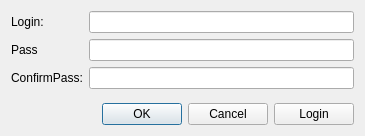
<?xml version="1.0" encoding="UTF-8"?>
<ui version="4.0">
 <class>RegistrationForm</class>
 <widget class="QWidget" name="RegistrationForm">
  <property name="geometry">
   <rect>
    <x>0</x>
    <y>0</y>
    <width>365</width>
    <height>136</height>
   </rect>
  </property>
  <property name="maximumSize">
   <size>
    <width>365</width>
    <height>136</height>
   </size>
  </property>
  <property name="windowTitle">
   <string>Form</string>
  </property>
  <layout class="QVBoxLayout" name="verticalLayout">
   <item>
    <layout class="QFormLayout" name="formLayout">
     <item row="0" column="0">
      <widget class="QLabel" name="label">
       <property name="text">
        <string>Login:</string>
       </property>
      </widget>
     </item>
     <item row="2" column="0">
      <widget class="QLabel" name="label_2">
       <property name="text">
        <string>ConfirmPass:</string>
       </property>
      </widget>
     </item>
     <item row="1" column="0">
      <widget class="QLabel" name="label_3">
       <property name="text">
        <string>Pass</string>
       </property>
      </widget>
     </item>
     <item row="0" column="1">
      <widget class="QLineEdit" name="loginEdit"/>
     </item>
     <item row="1" column="1">
      <widget class="QLineEdit" name="passEdit">
       <property name="echoMode">
        <enum>QLineEdit::Password</enum>
       </property>
      </widget>
     </item>
     <item row="2" column="1">
      <widget class="QLineEdit" name="confirmPassEdit">
       <property name="echoMode">
        <enum>QLineEdit::Password</enum>
       </property>
      </widget>
     </item>
    </layout>
   </item>
   <item>
    <spacer name="verticalSpacer">
     <property name="orientation">
      <enum>Qt::Vertical</enum>
     </property>
     <property name="sizeHint" stdset="0">
      <size>
       <width>20</width>
       <height>40</height>
      </size>
     </property>
    </spacer>
   </item>
   <item>
    <layout class="QHBoxLayout" name="horizontalLayout">
     <item>
      <widget class="QDialogButtonBox" name="buttonBox">
       <property name="standardButtons">
        <set>QDialogButtonBox::Cancel|QDialogButtonBox::Ok</set>
       </property>
      </widget>
     </item>
     <item>
      <widget class="QPushButton" name="loginbutton">
       <property name="text">
        <string>Login</string>
       </property>
      </widget>
     </item>
    </layout>
   </item>
  </layout>
 </widget>
 <tabstops>
  <tabstop>loginbutton</tabstop>
  <tabstop>loginEdit</tabstop>
  <tabstop>passEdit</tabstop>
  <tabstop>confirmPassEdit</tabstop>
 </tabstops>
 <resources/>
 <connections/>
</ui>
